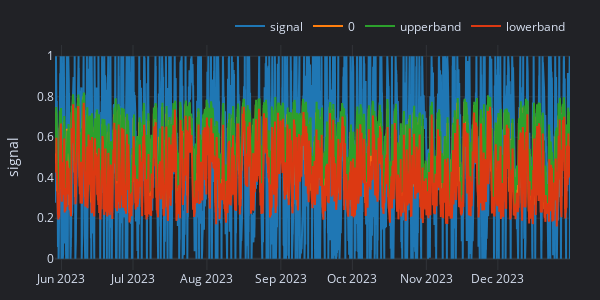

The cell this chart's notebook holds for it:
### Code cell
stdevup = 1.5
stdevdn = 1.8
vbt.settings.set_theme('dark')
vbt.settings['plotting']['layout']['width'] = 600
vbt.settings['plotting']['layout']['height'] = 300
signal = pd.Series(y_test[timestep:])
pred_sig = pd.Series(y_test_pred_np.flatten())
pred_sig.index = signal.index
combined_df = pd.concat([signal, pred_sig], axis=1) # 
bbands = vbt.talib("BBANDS").run(pred_sig, nbdevup=stdevup, nbdevdn=stdevdn)
bbands = bbands.dropna()
combined_df['upperband'] = bbands.upperband
combined_df['lowerband'] = bbands.lowerband
# combined_df = combined_df.ffill()
fig = combined_df.vbt.plot()
fig.update_layout(yaxis_title='signal')
fig.show()

### Figure 1 — Plotly figure (JSON) as saved in the notebook; plotly's stock layout.template omitted (floating-point values rounded to 4 significant figures; data arrays with more than 128 entries replaced by an {"elided": "..."} marker saying what was removed)
{"data": [{"name": "signal", "showlegend": true, "type": "scatter", "uid": "a94db3d7-e6e6-4856-bdb7-4f31f1f4b809", "x": {"elided": "5184 str values"}, "y": {"elided": "5184 float values"}}, {"name": "0", "showlegend": true, "type": "scatter", "uid": "22880303-c2b3-4b27-aa4e-0af005866103", "x": {"elided": "5184 str values"}, "y": {"elided": "5184 float values"}}, {"name": "upperband", "showlegend": true, "type": "scatter", "uid": "2c6301a8-1645-45f4-8c2b-2161d8ffaa6a", "x": {"elided": "5184 str values"}, "y": {"elided": "5184 float values"}}, {"name": "lowerband", "showlegend": true, "type": "scatter", "uid": "0d385d56-b87c-4bc6-8ed1-e2b881aad8e4", "x": {"elided": "5184 str values"}, "y": {"elided": "5184 float values"}}], "layout": {"height": 300, "legend": {"orientation": "h", "traceorder": "normal", "x": 1, "xanchor": "right", "y": 1.02, "yanchor": "bottom"}, "margin": {"b": 30, "l": 30, "r": 30, "t": 30}, "width": 600, "yaxis": {"title": {"text": "signal"}}}}
